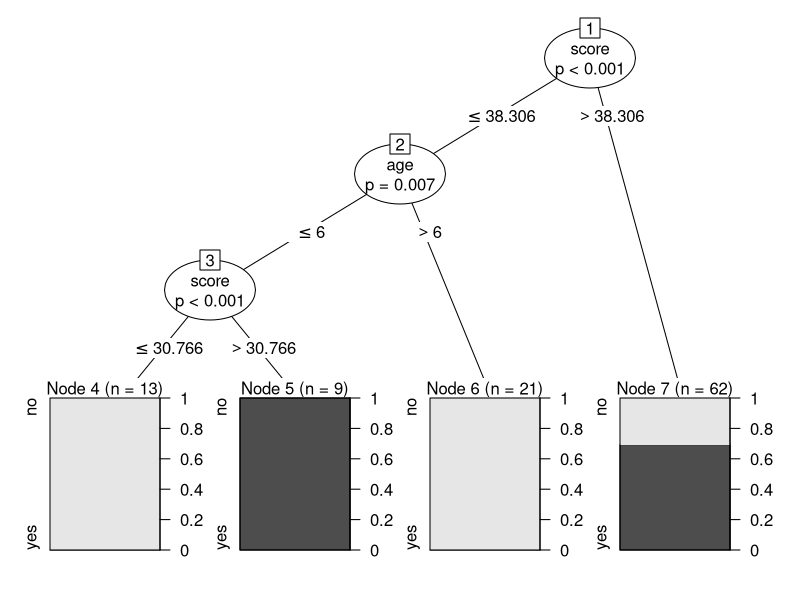
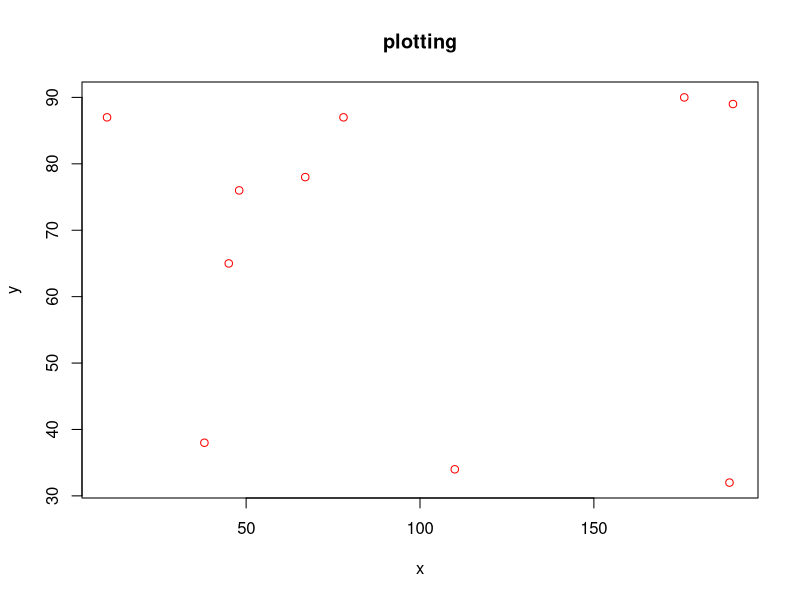

Write R code to recreate these figures, in order.
#SVM Model

# GO **** yourself




library(e1071)

des = sample(1:150,104)
iris_t = iris

train = iris_t[des,]
test = iris_t[-des,]

svm_mood = svm(Species~.,train)
print(svm_mood)

#Decision Tree

library(party)
input_d = readingSkills[c(1:105),]
print(head(input_d))
output_d = ctree(nativeSpeaker~age+shoeSize+score,data = input_d)
plot(output_d)

pred = predict(output_d,input_d)
pred
table(pred)

acc = addmargins(table(pred,input_d$nativeSpeaker))
acc

#linaer regression model

x = c(38,48,78,110,190,176,67,45,189,10)
y = c(38,76,87,34,89,90,78,65,32,87)
plot(x,y,main='plotting',col='Red')
model = lm(y~x)
model
summary(model)


#loopin statements
for(i in 1:10){
  print('Hello wrold',i)
}
  #While loop
x = 10
while(x > 0){
  print('Hello Bsdk')
  x=x-1
}
  #repeat statement
y = 0
repeat{
  print('error')
  y = y+1
  
  if (y==5){
    break
  }
  
}
# jump statement

for(i in 1:10){
  if (i==7){
    break
  }
  print(i)
}

#list and vectors

list_data = list(c('abhi','bunty','chotu'),c(10,20,30),c('ds','AI','Lv'))
list_data
names(list_data) = c('students','age','course')
list_data[1]
list_data["age"]
list_data[4] = 'bunty2 '
list_data
list_data[4] = NULL
list_data


l1 = list(1,2,3,4,5,6,7,8,9)
l2 = list(2,3,4,5,6,7,8,9,10)

u1 = unlist(l1)
u2 = unlist(l2)

u1
u2
